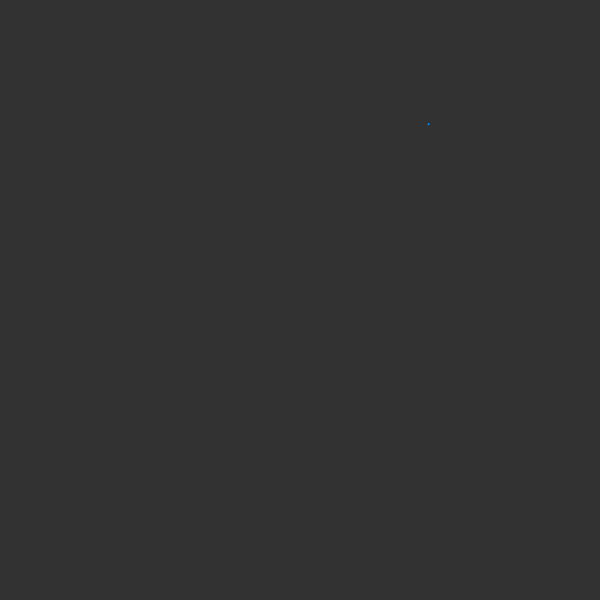
Frame 1 (no input)
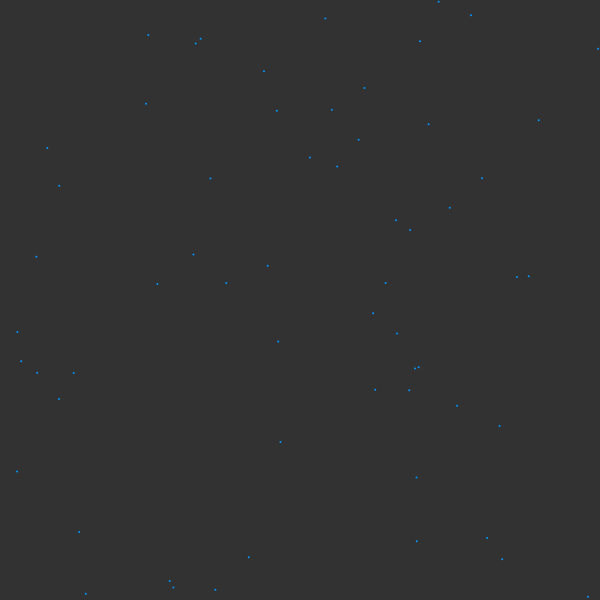
Frame 60 (no input)
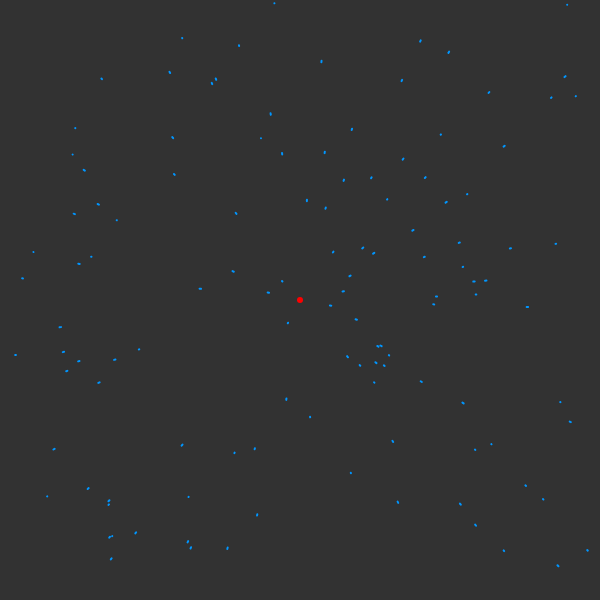
Frame 120 (the mouse pressed at the canvas centre since frame 60)

The p5.js sketch that drew these frames (run headless with seeded random() and noise() and a simulated clock; from frame 60 on, the mouse is pressed at the canvas centre):

// p5.js sketch
// ── sketch.js
let attractors = [];
let particles = [];
let col = 0;

function setup() {
  createCanvas(600, 600);
  colorMode(HSB, 255);
}

function mousePressed() {
  attractors.push(createVector(mouseX, mouseY));
}

function draw() {
  background(50);
  particles.push(new Particle(random(width), random(height)));
  strokeWeight(6);
  for (let i = 0; i < attractors.length; i++) {
    stroke(255, 255, 255);
    point(attractors[i].x, attractors[i].y);
  }
  for (let i = 0; i < particles.length; i++) {
    for (let j = 0; j < attractors.length; j++) {
      particles[i].attracted(attractors[j]);
    }
    if (particles[i].lifespan()) {
      particles[i].update();
      particles[i].show();
    } else {
      particles.splice(i, 1);
    }
  }
}

// ── particle.js
function Particle(x, y) {
  this.position = createVector(x, y);
  this.previousPos = createVector(x, y);
  this.velocity = createVector();
  // this.velocity = p5.Vector.random2D();
  // this.velocity.setMag(random(2,5));
  this.acceleration = createVector();
  this.count = 0;
  this.col = 145;

  this.update = function() {
    this.velocity.add(this.acceleration);
    this.velocity.limit(5);
    this.position.add(this.velocity);
    this.acceleration.mult(0);
  }

  this.lifespan = function() {
    this.count++;
    if (this.count > 400) {
      return false;
    }
    return true;
  }

  this.show = function() {
    stroke(this.col,255, 255);
    strokeWeight(2);
    line(this.position.x, this.position.y, this.previousPos.x, this.previousPos.y);
    this.previousPos.x = this.position.x;
    this.previousPos.y = this.position.y;
  }

  this.attracted = function(target) {
    let force = p5.Vector.sub(target, this.position);
    let d = force.mag();
    d = constrain(d, 1, 25);
    let grav = 15;
    let strength = grav / (d * d);
    force.setMag(strength);
    if (d < 20) {
      force.mult(-10);
    }
    this.acceleration.add(force);
  }
}
